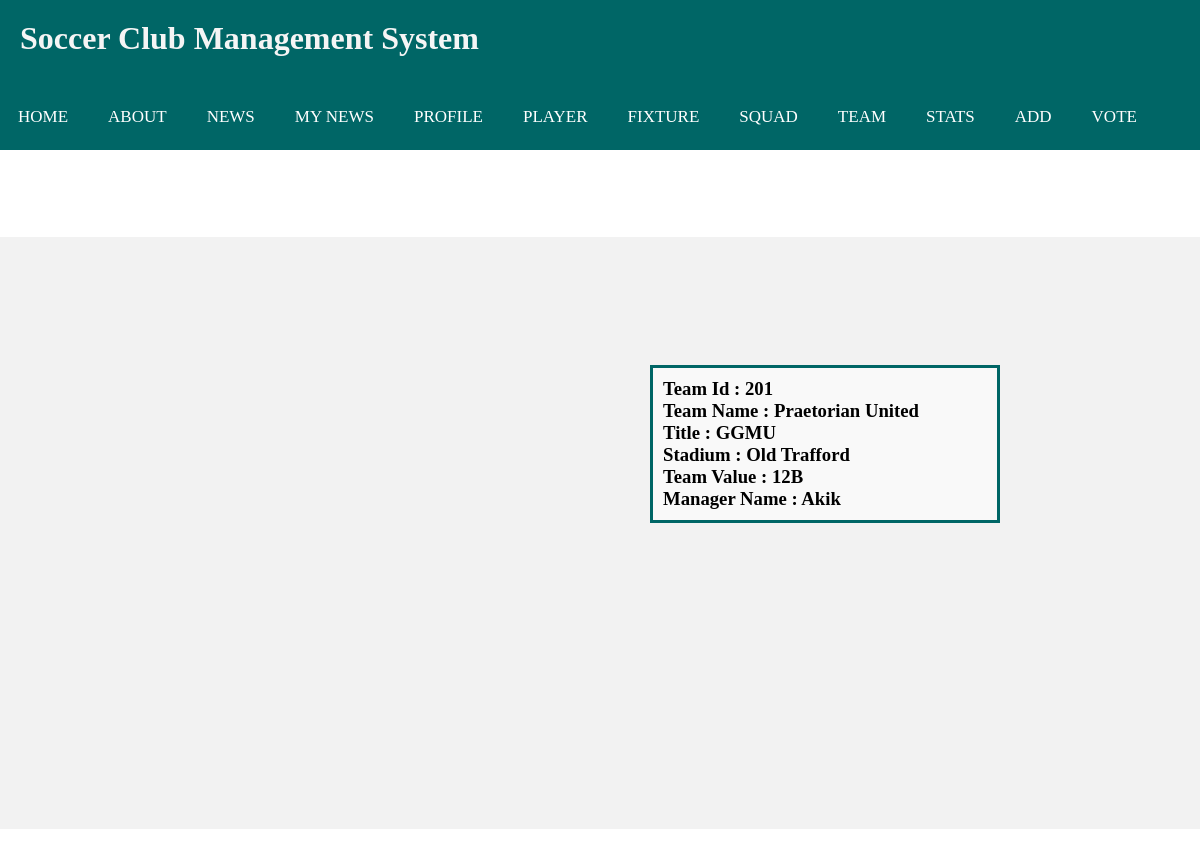
The app's page /teamprofile.php (signed in) with its own data.
### tables this page shows
CREATE TABLE `team` (
  `Team_Id` int(11) NOT NULL,
  `Team_Name` varchar(255) NOT NULL,
  `title` varchar(255) NOT NULL,
  `stadium` varchar(255) NOT NULL,
  `Team_Value` varchar(255) NOT NULL,
  `manager_username` varchar(255) NOT NULL
);

CREATE TABLE `manager` (
  `id` int(11) NOT NULL,
  `Name` varchar(255) NOT NULL,
  `Birthdate` date NOT NULL,
  `contactNo` int(11) NOT NULL,
  `Salary` int(11) NOT NULL,
  `teamId` int(11) NOT NULL,
  `location` int(11) NOT NULL
);

### teamprofile.php (the view, shortened to what this page needs)
 <?php include("index1.php"); ?>
<?php  if(isset($_COOKIE["currentUser"])){
      $cuser = $_COOKIE["currentUser"];
      $sql="SELECT DISTINCT * FROM team,admin,manager WHERE team.manager_username=admin.username AND admin.username='$cuser' AND manager.teamId=team.Team_Id";
      $run=mysqli_query($link,$sql);
      if($run==true){
      	while($row=mysqli_fetch_array($run)){?>
          <div class="container">
        <div id="loginBox">
          <h3>Team Id : <?php echo $row["Team_Id"]?></h3>
      		<h3>Team Name : <?php echo $row["Team_Name"]?></h3>
      		<h3>Title :
      		 <?php echo $row["title"]?></h3>
      		<h3>Stadium :
          <?php echo $row["stadium"];?></h3>
          <h3>Team Value :
          <?php echo $row["Team_Value"];?></h3>
      		<h3>Manager Name :
      		<?php echo $row["Name"];?></h3>
        </div>
      		</div>
      	<?php  } ?>
      <?php  }?>
    <?php } ?>
    <br><br>

### test.css (style rules this page uses)
* { margin: 0; padding: 0; box-sizing: border-box; }
#loginBox { margin-top:28px; margin-bottom: 28px; margin-left: 550px; width: 350px; background: #f9f9f9; padding: 10px; border: 3px solid #006666; }
.container { width: 100%; margin: auto; background: #f2f2f2; overflow: auto; padding: 100px; min-height: 74vh; }

### records on screen
team: Team_Id "201", Team_Name "Praetorian United", title "GGMU", stadium "Old Trafford", Team_Value "12B", manager.Name "Akik"
